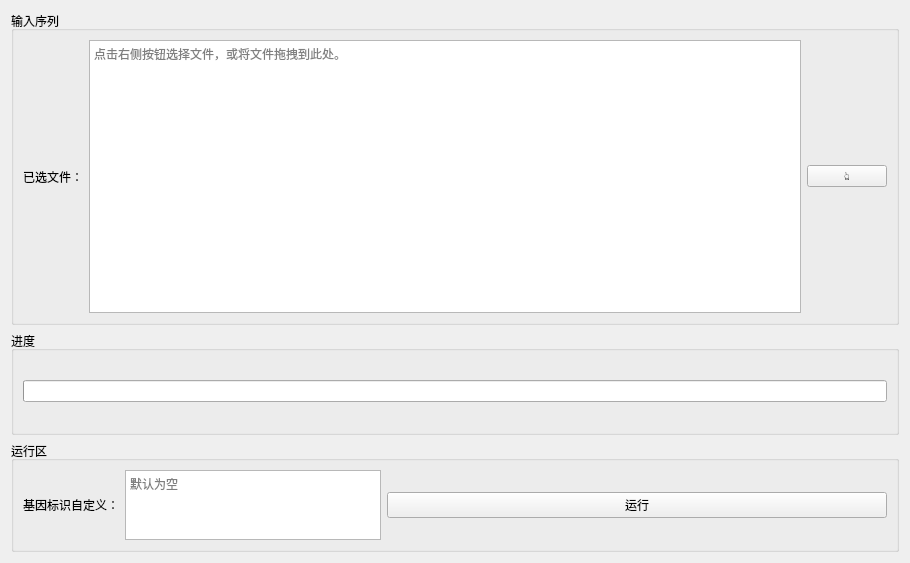
         <widget class="QWidget" name="as_calcu">
          <attribute name="title">
           <string>组装指标计算</string>
          </attribute>
          <layout class="QVBoxLayout" name="verticalLayout_26" stretch="3,1,1">
           <item>
            <widget class="QGroupBox" name="groupBox_30">
             <property name="title">
              <string>输入序列</string>
             </property>
             <layout class="QHBoxLayout" name="horizontalLayout_52">
              <item>
               <widget class="QLabel" name="label_43">
                <property name="text">
                 <string>已选文件：</string>
                </property>
               </widget>
              </item>
              <item>
               <widget class="QTextBrowser" name="qc_file">
                <property name="verticalScrollBarPolicy">
                 <enum>Qt::ScrollBarAlwaysOff</enum>
                </property>
                <property name="placeholderText">
                 <string>点击右侧按钮选择文件，或将文件拖拽到此处。</string>
                </property>
               </widget>
              </item>
              <item>
               <widget class="QPushButton" name="sel_qc_file">
                <property name="text">
                 <string>👆</string>
                </property>
               </widget>
              </item>
             </layout>
            </widget>
           </item>
           <item>
            <widget class="QGroupBox" name="groupBox_33">
             <property name="title">
              <string>进度</string>
             </property>
             <layout class="QVBoxLayout" name="verticalLayout_25">
              <item>
               <widget class="QProgressBar" name="qc_progress">
                <property name="enabled">
                 <bool>true</bool>
                </property>
                <property name="value">
                 <number>0</number>
                </property>
                <property name="textVisible">
                 <bool>false</bool>
                </property>
               </widget>
              </item>
             </layout>
            </widget>
           </item>
           <item>
            <widget class="QGroupBox" name="groupBox_34">
             <property name="title">
              <string>运行区</string>
             </property>
             <layout class="QHBoxLayout" name="horizontalLayout_35">
              <item>
               <widget class="QLabel" name="label_44">
                <property name="text">
                 <string>基因标识自定义：</string>
                </property>
               </widget>
              </item>
              <item>
               <widget class="QTextEdit" name="gene_symbol_2">
                <property name="placeholderText">
                 <string>默认为空</string>
                </property>
               </widget>
              </item>
              <item>
               <widget class="QPushButton" name="qc_running">
                <property name="minimumSize">
                 <size>
                  <width>500</width>
                  <height>0</height>
                 </size>
                </property>
                <property name="text">
                 <string>运行</string>
                </property>
               </widget>
              </item>
             </layout>
            </widget>
           </item>
          </layout>
         </widget>
